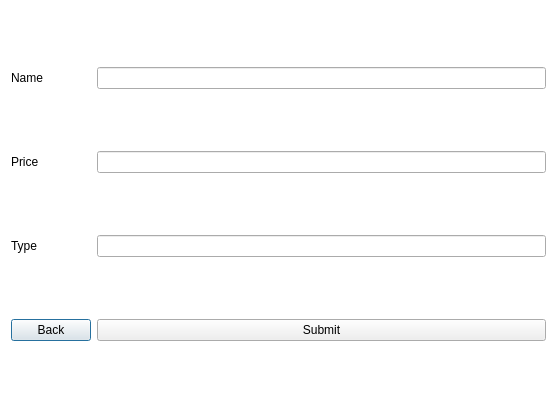
<?xml version="1.0" encoding="UTF-8"?>
<ui version="4.0">
 <class>New_Dish</class>
 <widget class="QDialog" name="New_Dish">
  <property name="geometry">
   <rect>
    <x>0</x>
    <y>0</y>
    <width>557</width>
    <height>412</height>
   </rect>
  </property>
  <property name="windowTitle">
   <string>Dialog</string>
  </property>
  <property name="styleSheet">
   <string notr="true">#New_Dish { 
	background-color: rgb(255, 255, 255);
} 
#New_Dish * { 
border-image:url(); 
}</string>
  </property>
  <layout class="QGridLayout" name="gridLayout">
   <item row="0" column="0">
    <widget class="QLabel" name="NameLb">
     <property name="text">
      <string>Name</string>
     </property>
    </widget>
   </item>
   <item row="0" column="1">
    <widget class="QLineEdit" name="NameLe"/>
   </item>
   <item row="1" column="0">
    <widget class="QLabel" name="label">
     <property name="text">
      <string>Price</string>
     </property>
    </widget>
   </item>
   <item row="1" column="1">
    <widget class="QLineEdit" name="PLe"/>
   </item>
   <item row="2" column="0">
    <widget class="QLabel" name="label_2">
     <property name="text">
      <string>Type</string>
     </property>
    </widget>
   </item>
   <item row="2" column="1">
    <widget class="QLineEdit" name="TLe"/>
   </item>
   <item row="3" column="0">
    <widget class="QPushButton" name="BackBtn">
     <property name="text">
      <string>Back</string>
     </property>
    </widget>
   </item>
   <item row="3" column="1">
    <widget class="QPushButton" name="AfrBtn">
     <property name="text">
      <string>Submit</string>
     </property>
    </widget>
   </item>
  </layout>
 </widget>
 <resources/>
 <connections/>
</ui>
